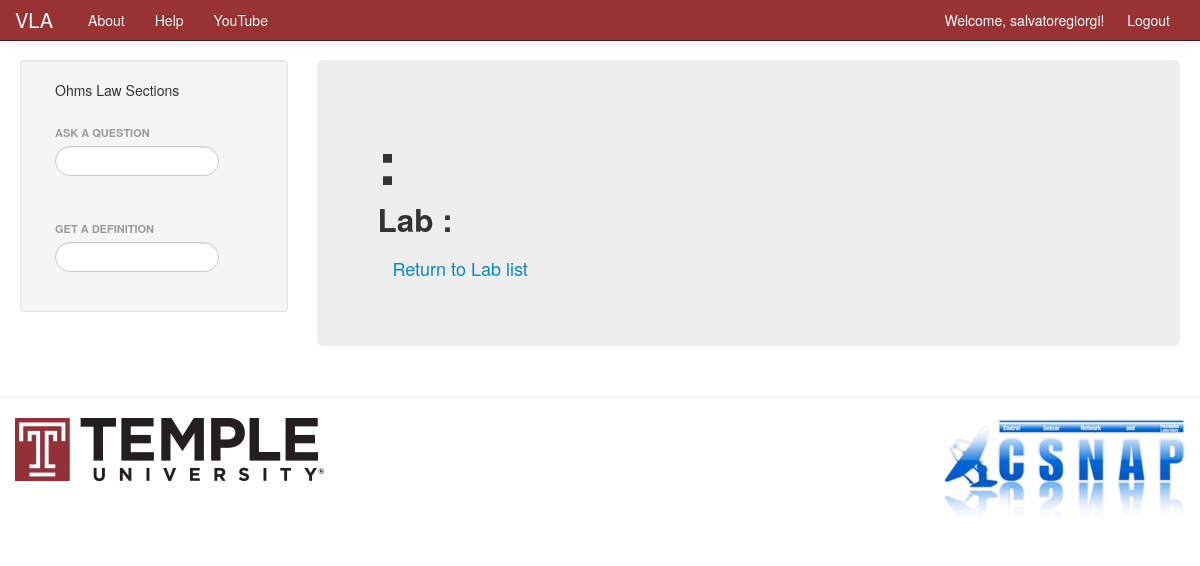
/VLA/course/EE_Science_I/Ohms_Law/ (signed in), run on an earlier commit of the app's database.
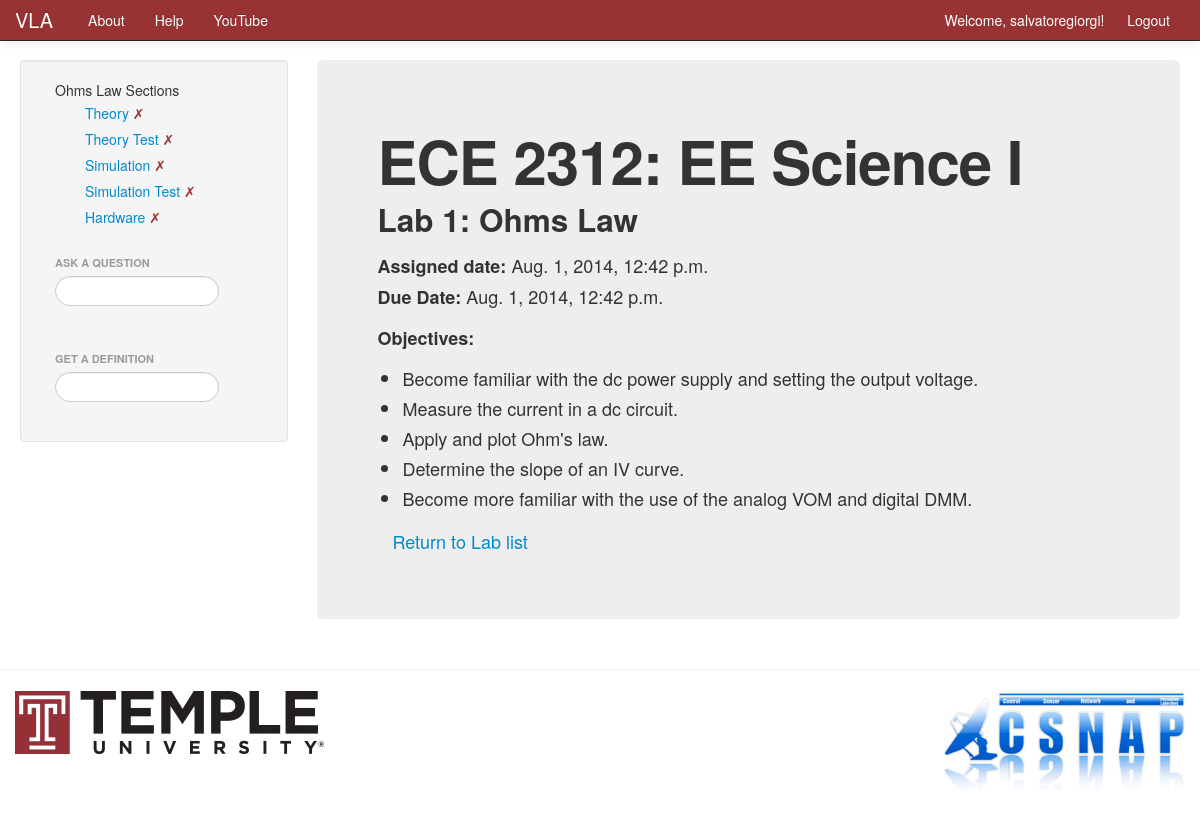
And on a later commit of the database.
### VLA/models.py (models this page shows, shortened)
class Course(models.Model):
    name = models.CharField(max_length=128, unique=True)
    crn = models.IntegerField(default=0, blank=True)
    subj = models.CharField(max_length=10)
    course_number = models.IntegerField(default=0)
    section_number = models.IntegerField(default=0, blank=True)
    start_date = models.DateField('Course Start Date', blank=True, null=True)
    end_date = models.DateField('Course End Date', blank=True, null=True)
    lecture_time = models.TimeField('Lecture Time', blank=True, null=True)
    lecture_days = models.CharField(max_length=50, blank=True)
    lecture_location = models.CharField(max_length=50, blank=True)
    lab_time = models.TimeField('Lab Time', blank=True, null=True)
    lab_days = models.CharField(max_length=50, blank=True)
    lab_location = models.CharField(max_length=50, blank=True)
    course_description = models.TextField(max_length=500, blank=True)
    course_overview = models.TextField(max_length=500, blank=True)
    website = models.URLField(blank=True)
    instructor_name = models.CharField(max_length=50, blank=True)
    instructor_email = models.EmailField(blank=True)
    instructor_office_hours = models.TimeField(blank=True, null=True)
    instructor_office_days = models.CharField(max_length=50, blank=True)
    instructor_office_location = models.CharField(max_length=50, blank=True)
    instructor_phone = models.CharField(max_length=50, blank=True)
    TA_name = models.CharField(max_length=50, blank=True)
    TA_email = models.EmailField(blank=True)
    TA_office_hours = models.TimeField(blank=True, null=True)
    TA_office_days = models.CharField(max_length=50, blank=True)
    TA_office_location = models.CharField(max_length=50, blank=True)
    TA_phone = models.CharField(max_length=128, blank=True)
    views = models.IntegerField(default=0)
    likes = models.IntegerField(default=0)

class Laboratory(models.Model):
    course = models.ForeignKey(Course)
    name = models.CharField(max_length=128)
    start_date = models.DateTimeField('Date Assigned', blank=True, null=True)
    due_date = models.DateTimeField('Date Due', blank=True, null=True)
    is_completed = models.BooleanField(default=False)
    lab_number = models.IntegerField(default=0)
    views = models.IntegerField(default=0)

class LabObjective(models.Model):
    lab = models.ForeignKey(Laboratory)
    objective = models.CharField(max_length=128)

### VLA/views.py (the view)
# urls.py: url(r'^course/(?P<course_name_url>\w+)/(?P<lab_name_url>\w+)/$', views.lab, name='lab'),
def lab(request, course_name_url, lab_name_url):
    lab_name = lab_name_url.replace('_', ' ')
    course_name = course_name_url.replace('_', ' ')
    context_dict = {'lab_name': lab_name}
    context_dict['def_searched'] = False
    context_dict['def_list'] = Node.objects.all()
    context_dict['question_searched'] = False
    context_dict['question_list'] = AnswerWithQuestion.objects.all()
    try:
        course = Course.objects.get(name=course_name)
        lab = Laboratory.objects.filter(course=course).get(name=lab_name)
        lab.url = lab_name_url
        course.url = course_name_url
        context_dict['lab'] = lab
        context_dict['course'] = course
        context_dict['objectives'] = LabObjective.objects.filter(lab=lab)
        context_dict = get_sections(context_dict, lab)
    except Course.DoesNotExist:
        pass
    if not request.user.is_authenticated():
        return render(request, 'VLA/login.html')
    else:
        return render(request, 'VLA/lab.html', context_dict)

### VLA/templates/VLA/lab.html (shortened to what this page needs)
{% extends 'VLA/base.html' %}
{% block sidetitle %}{{ lab_name }} Sections{% endblock %}
{% block sidebar %}
    {% include 'VLA/lab_section_list.html' with labs=labs %}
{% endblock %}
{% block body_block %}
<div class="hero-unit">
    <h1>{{ course.subj }} {{ course.course_number }}: {{ course.name }}</h1>
    <h2>Lab {{ lab.lab_number }}: {{ lab.name }}</h2>
    {% if lab.start_date %}
    <p><b>Assigned date:</b> {{ lab.start_date }}
    {% endif %}
    {% if lab.due_date %}
    <br><b>Due Date:</b> {{ lab.due_date }}
    {% endif %}
    {% if objectives %}<p><b>Objectives:</b>
        <ul>
        {% for objective in objectives %}
            <li>{{ objective.objective }}</li>
        {% endfor %}
        </ul>
    {% endif %}
    <ul class="nav nav-list">
        <li><a href="/VLA/course/{{ course.url }}/">Return to Lab list</a></li>
    </ul>
</div>
{% endblock %}

### VLA/templates/VLA/base.html (shortened to what this page needs)
<!DOCTYPE html>
{% load static %}
<html>
<head>
    <link href="{% static 'css/bootstrap-fluid-adj.css' %}" rel="stylesheet">
    <link href="{% static 'css/bootstrap.min.css' %}" rel="stylesheet" media="screen">
    <link href="{% static 'css/bootstrap-responsive.css' %}" rel="stylesheet">
</head>
    <body>
        <div class="navbar navbar-inverse navbar-fixed-top">
            <div class="navbar-inner">
                <div class="container">
                    <a class="brand" href="/VLA/">VLA</a>
                    <div class="nav-collapse collapse">
                        <ul class="nav pull-right">
                            {% if user.is_authenticated %}
                             <li class="navbar-text">Welcome, {{ user.username }}! &nbsp;</li>
                             <li><a href="/VLA/logout/">Logout</a></li>
                            {% else %}
                             <li><a href="/VLA/register/">Register</a></li>
                             <li><a href="/VLA/login/">Login</a></li>
                            {% endif %}
                        </ul>
                        <ul class="nav">
                            <li><a href="/VLA/about/">About</a></li>
                            <li><a href="/VLA/help/">Help</a></li>
                            <li><a href="https://www.youtube.com/channel/UCNU5MvpuVNIAe2NvCiweCNw/" target="new">YouTube</a></li>
                        </ul>
                    </div>
                </div>
            </div>
         </div>
        <div class="container-fluid">
            <div class="row-fluid">
                <div class="span3">
                    <div class="well sidebar-nav">
                        <div id="cours">
                            {% if user.is_authenticated %}
                                <ul class="nav nav-list"><li>{% block sidetitle %}Course List{% endblock %}</li>
                                    {% block sidebar %}{% endblock %}
                                </ul>
                                <ul class="nav nav-list">&nbsp;</ul>
                                <ul class="nav nav-list">
                                    <li class="nav-header">Ask a Question</li>
                                    <form>
                                        <li><input  class="search-query span10" type="text" name="question_suggestion" value="" id="question_suggestion" /></li>
                                    </form>
                                </ul>
                                {% if question_list %}
                                    <ul class="nav nav-list">&nbsp;</ul>
                                {% endif %}
                                <ul class="nav nav-list">
                                    <li class="nav-header">Get a Definition</li>
                                    <form>
                                        <li><input  class="search-query span10" type="text" name="definition_suggestion" value="" id="definition_suggestion" /></li>
                                    </form>
                                </ul>
                            {% endif %}
                        </div>
                    </div>
                </div>
                <div class="span9">
                    {% block body_block %}
                    {% endblock %}
                </div>
            </div>
        </div>
        <hr>
        <footer>
            <div class="container">
                <a href="http://www.temple.edu" target="new"><img src="{% static 'VLA/images/temple_logo.jpg' %}"></a>
                <ul class="nav pull-right">
                            <a href="http://www.temple.edu/csnap/" target="new"><img src="{% static 'VLA/images/csnap_logo.jpg' %}"></a>
                        </ul>
            </div>
        </footer>
    </body>
</html>

### VLA/templates/VLA/lab_section_list.html (shortened to what this page needs)
<ul class="nav nav-list">
    <ul class="nav nav-list"class="nav nav-list">
        {% if theory %}<li><a href="{% url 'theory' course.url lab.url theory.url %}">Theory
            {% if theory.is_completed %}<font color="#009900"> &#x2713; </font>{% else %}<font color="993333"> &#x2717;</font>{% endif %} </a></li>{% endif %}
        {% if theorytest %}<li><a href="{% url 'theorytest' course.url lab.url theorytest.url %}">Theory Test
            {% if theorytest.is_completed %}<font color="#009900"> &#x2713; </font>{% else %}<font color="993333"> &#x2717;</font>{% endif %} </a></li>{% endif %}
        {% if simulation %}<li><a href="{% url 'simulation' course.url lab.url simulation.url %}">Simulation
            {% if simulation.is_completed %}<font color="#009900"> &#x2713; </font>{% else %}<font color="993333"> &#x2717;</font>{% endif %} </a></li>{% endif %}
        {% if simulationtest %}<li><a href="{% url 'simulationtest' course.url lab.url simulationtest.url %}">Simulation Test
            {% if simulationtest.is_completed %}<font color="#009900"> &#x2713; </font>{% else %}<font color="993333"> &#x2717;</font>{% endif %} </a></li>{% endif %}
        {% if hardware %}<li><a href="{% url 'hardware' course.url lab.url hardware.url %}">Hardware
            {% if hardware.is_completed %}<font color="#009900"> &#x2713; </font>{% else %}<font color="993333"> &#x2717;</font>{% endif %} </a></li>{% endif %}
    </ul>
</ul>

What changed in the data, as far as the page shows it:
added Course: subj "ECE", course_number "2312", name "EE Science I"
added Laboratory: lab_number "1", name "Ohms Law", start_date "Aug. 1, 2014, 12:42 p.m.", due_date "Aug. 1, 2014, 12:42 p.m."
added LabObjective: objective "Become familiar with the dc power supply and setting the output voltage."
added LabObjective: objective "Measure the current in a dc circuit."
added LabObjective: objective "Apply and plot Ohm's law."
added LabObjective: objective "Determine the slope of an IV curve."
added LabObjective: objective "Become more familiar with the use of the analog VOM and digital DMM."
Also different on the page:
text now shown: "Theory ✗ Theory Test ✗ Simulation ✗ Simulation Test ✗ Hardware ✗ Assigned date: Due Date: Objectives:"
